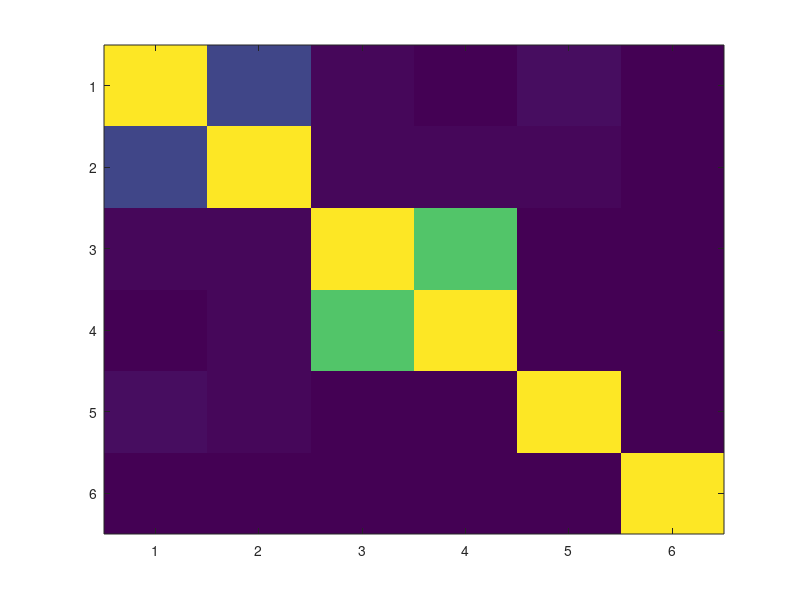

Write the MATLAB code that produced this figure. (Note: this script raises an error after producing the figure.)
% Model names
models = {'LogReg','RF','FFNN','BPNN','GRNN','ABC-FFNN'};

% Example p-value matrix from DeLong tests (Dataset 1)
% Replace with your exact computed values if needed
P = [
    1      0.213  0.017  0.015  0.038  0.0001;
    0.213  1      0.021  0.019  0.029  0.0001;
    0.017  0.021  1      0.734  0.0001 0.0001;
    0.015  0.019  0.734  1      0.0001 0.0001;
    0.038  0.029  0.0001 0.0001 1      0.0001;
    0.0001 0.0001 0.0001 0.0001 0.0001 1
];

figure('Color','white','Position',[200 200 600 500])

imagesc(P)
colormap(flipud(parula))
colorbar
caxis([0 0.1])

xticks(1:length(models))
yticks(1:length(models))

xticklabels(models)
yticklabels(models)

title('Statistical Significance Matrix (DeLong Test p-values) – Dataset 1')
xlabel('Model')
ylabel('Model')

% Add p-values on the heatmap
for i = 1:length(models)
    for j = 1:length(models)
        text(j,i,sprintf('%.3f',P(i,j)), ...
            'HorizontalAlignment','center', ...
            'FontSize',10,'Color','black')
    end
end

grid on
